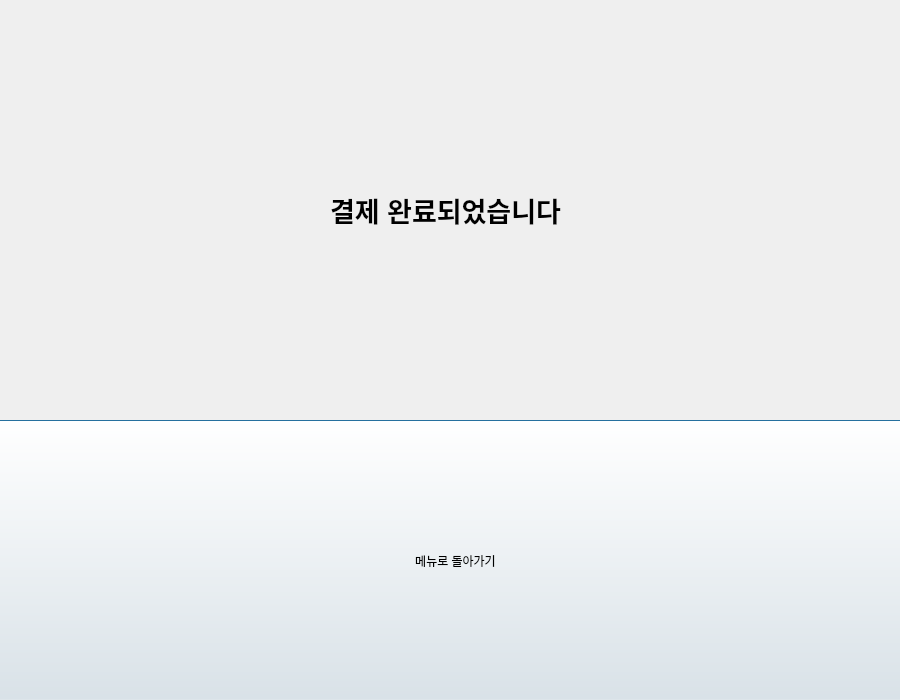
<?xml version="1.0" encoding="UTF-8"?>
<ui version="4.0">
 <class>pay</class>
 <widget class="QDialog" name="pay">
  <property name="geometry">
   <rect>
    <x>0</x>
    <y>0</y>
    <width>900</width>
    <height>700</height>
   </rect>
  </property>
  <property name="windowTitle">
   <string>결제완료</string>
  </property>
  <widget class="QPushButton" name="return_to_menu">
   <property name="geometry">
    <rect>
     <x>-10</x>
     <y>420</y>
     <width>931</width>
     <height>281</height>
    </rect>
   </property>
   <property name="text">
    <string>메뉴로 돌아가기</string>
   </property>
  </widget>
  <widget class="QWidget" name="horizontalLayoutWidget">
   <property name="geometry">
    <rect>
     <x>100</x>
     <y>90</y>
     <width>691</width>
     <height>281</height>
    </rect>
   </property>
   <layout class="QHBoxLayout" name="horizontalLayout">
    <item>
     <widget class="QLabel" name="label">
      <property name="text">
       <string>&lt;html&gt;&lt;head/&gt;&lt;body&gt;&lt;p align=&quot;center&quot;&gt;&lt;span style=&quot; font-size:20pt; font-weight:600;&quot;&gt;결제 완료되었습니다&lt;/span&gt;&lt;/p&gt;&lt;p align=&quot;center&quot;&gt;&lt;br/&gt;&lt;/p&gt;&lt;/body&gt;&lt;/html&gt;</string>
      </property>
     </widget>
    </item>
   </layout>
  </widget>
 </widget>
 <resources/>
 <connections/>
</ui>
